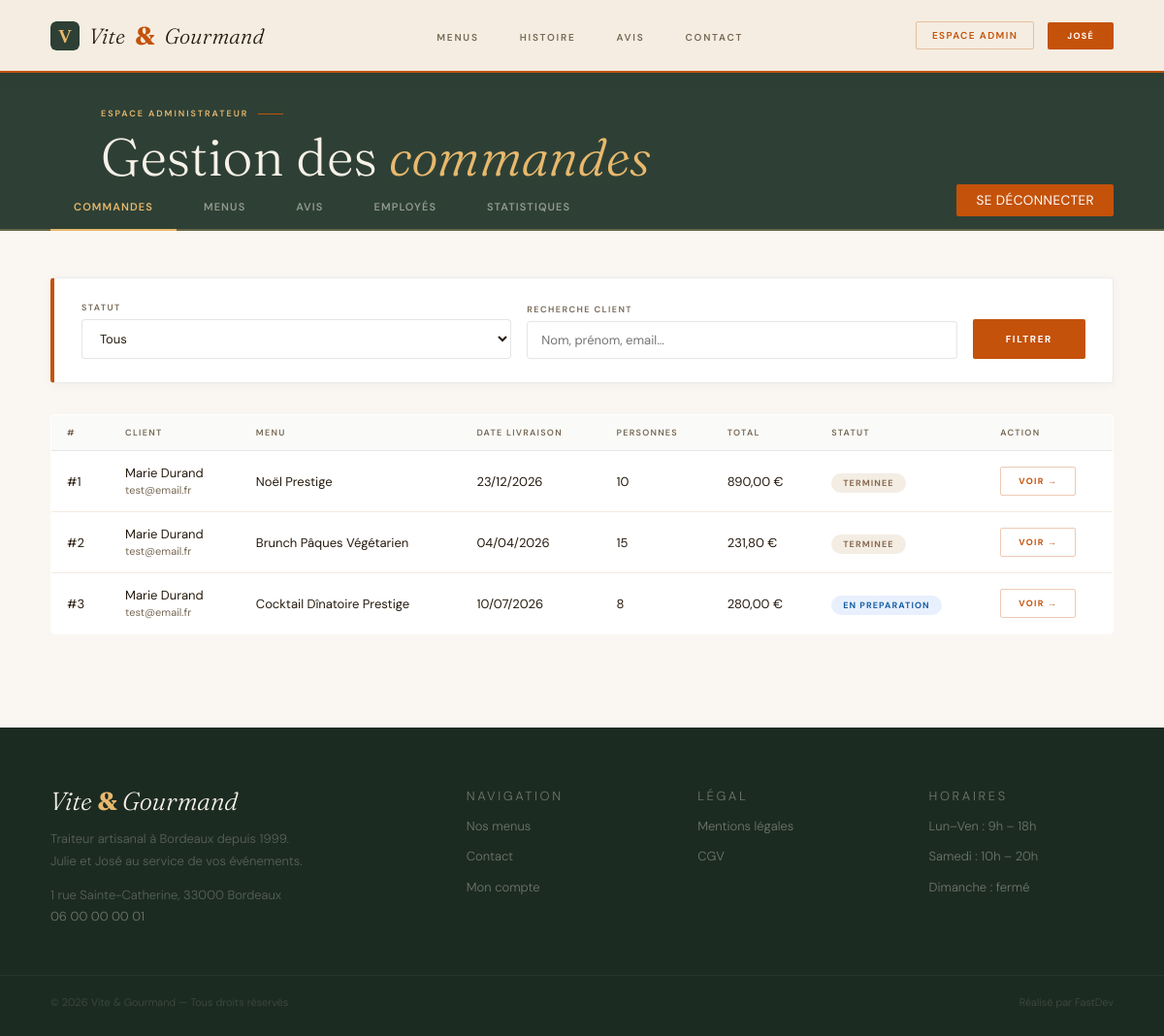
/admin (signed in), run on the app's committed database.
### tables this page shows
CREATE TABLE `commande` (
    `commande_id`     INT           NOT NULL AUTO_INCREMENT,
    `utilisateur_id`  INT           NOT NULL,
    `menu_id`         INT           NOT NULL,
    `nb_personnes`    INT           NOT NULL,
    `date_livraison`  DATE          NOT NULL,
    `heure_livraison` TIME          NOT NULL,
    `prix_menu`       DECIMAL(10,2) NOT NULL,
    `prix_livraison`  DECIMAL(10,2) NOT NULL,
    `prix_reduction`  DECIMAL(10,2) NOT NULL,
    `prix_total`      DECIMAL(10,2) NOT NULL,
    `pret_materiel`   BOOLEAN       NOT NULL DEFAULT 0,
    `restitution_materiel` BOOLEAN  NOT NULL DEFAULT 0,
    `motif_annulation`TEXT          NULL,
    `created_at`      DATETIME      NOT NULL DEFAULT CURRENT_TIMESTAMP,
    PRIMARY KEY (`commande_id`),
    CONSTRAINT `fk_commande_utilisateur` FOREIGN KEY (`utilisateur_id`) REFERENCES `utilisateur`(`utilisateur_id`),
    CONSTRAINT `fk_commande_menu` FOREIGN KEY (`menu_id`) REFERENCES `menu`(`menu_id`)
);

CREATE TABLE `utilisateur` (
  `utilisateur_id`    INT          NOT NULL AUTO_INCREMENT,
  `role_id`           INT          NOT NULL,
  `email`             VARCHAR(180) NOT NULL UNIQUE,
  `password`          VARCHAR(255) NOT NULL,
  `nom`               VARCHAR(80)  NOT NULL,
  `prenom`            VARCHAR(80)  NOT NULL,
  `telephone`         VARCHAR(20)  NOT NULL,
  `adresse`           VARCHAR(200) NOT NULL,
  `ville`             VARCHAR(100) NOT NULL,
  `code_postal`       VARCHAR(10)  NOT NULL,
  `pays`              VARCHAR(50)  NOT NULL,
  `actif`             BOOLEAN      NOT NULL DEFAULT 1,
  `created_at`        DATETIME     NOT NULL DEFAULT CURRENT_TIMESTAMP,
  PRIMARY KEY (`utilisateur_id`),
  CONSTRAINT `fk_util_role` FOREIGN KEY (`role_id`) REFERENCES `role`(`role_id`)
);

CREATE TABLE `menu` (
    `menu_id`         INT          NOT NULL AUTO_INCREMENT,
    `regime_id`       INT          NOT NULL,
    `theme_id`        INT          NOT NULL,
    `titre`           VARCHAR(150) NOT NULL,
    `description`     TEXT         NOT NULL,
    `nb_personnes_min`INT          NOT NULL,
    `prix_base`       DECIMAL(10,2)NOT NULL,
    `stock`           INT          NOT NULL,
    `image`           VARCHAR(255) NOT NULL,
    `actif`           BOOLEAN      NOT NULL DEFAULT 1,
    `created_at`      DATETIME     NOT NULL DEFAULT CURRENT_TIMESTAMP,
    PRIMARY KEY (`menu_id`),
    CONSTRAINT `fk_menu_regime` FOREIGN KEY (`regime_id`) REFERENCES `regime`(`regime_id`),
    CONSTRAINT `fk_menu_theme`  FOREIGN KEY (`theme_id`) REFERENCES `theme`(`theme_id`)
);

### core/Controller.php (called while the page is built, shortened)
<?php
abstract class Controller
{
    protected function render(string $view, array $data = []): void
    {
        extract($data);
        $viewPath = VIEWS_PATH . '/' . $view . '.php';
        require VIEWS_PATH . '/layouts/header.php';
        require $viewPath;
        require VIEWS_PATH . '/layouts/footer.php';
    }
    protected function requireAuth():void
    {
        $db = Database::getInstance();
        $stmt = $db->prepare('SELECT actif FROM utilisateur WHERE utilisateur_id = :id');
        $stmt->execute([':id' => $_SESSION['user']['id']]);
    }
}

### app/Controllers/AdminController.php (called while the page is built, shortened)
<?php
class AdminController extends Controller
{
    private CommandeModel $commandeModel;
    public function __construct()
    {
        $this->commandeModel = new CommandeModel();
    }
    private function requireAdmin(): void
    {
        $this->requireAuth();
    }
    public function index(): void
    {
        $this->requireAdmin();
        $statut    = $_GET['statut'] ?? '';
        $search    = $_GET['search'] ?? '';
        $page      = max(1, (int)($_GET['page'] ?? 1));
        $result    = $this->commandeModel->getAllFiltered($statut, $search, $page);
        $this->render('admin/index', [
            'title'      => 'Espace administrateur',
            'commandes'  => $result['data'],
            'statut'     => $statut,
            'search'     => $search,
            'pagination' => $result,
            'csrf'       => $this->csrfField(),
        ]);
    }
}

### public/index.php (called while the page is built, shortened)
<?php
require_once __DIR__ . '/../vendor/autoload.php';
require_once __DIR__ . '/../core/autoload.php';
require_once __DIR__ . '/../core/Router.php';
$router = new Router();
$router->add('GET',  '/',           'HomeController',  'index');
$router->add('GET',  '/menus',      'MenuController',  'index');
$router->add('GET',  '/menus/:id',  'MenuController',  'detail');
$router->add('GET',  '/connexion',   'AuthController', 'login');
$router->add('POST', '/connexion',   'AuthController', 'login');
$router->add('GET',  '/inscription', 'AuthController', 'register');
$router->add('POST', '/inscription', 'AuthController', 'register');
$router->add('POST', '/deconnexion', 'AuthController', 'logout');
$router->add('GET',  '/commande', 'CommandeController', 'index');
$router->add('POST', '/commande', 'CommandeController', 'store');
$router->add('GET',  '/mon-compte',               'UserController', 'index');
$router->add('GET',  '/mon-compte/commandes/:id', 'UserController', 'commande');
$router->add('POST', '/mon-compte/annuler',       'UserController', 'cancelCommande');
$router->add('GET',  '/mon-compte/profil',        'UserController', 'profil');
$router->add('POST', '/mon-compte/profil',        'UserController', 'profil');
$router->add('GET',  '/employe',              'EmployeController', 'index');
$router->add('GET',  '/employe/commande',     'EmployeController', 'commande');
$router->add('POST', '/employe/statut',       'EmployeController', 'updateStatut');
$router->add('GET',  '/employe/menus',        'EmployeController', 'menus');
$router->add('POST', '/employe/menus/toggle', 'EmployeController', 'toggleMenu');
$router->add('GET',  '/employe/avis',         'EmployeController', 'avis');
$router->add('POST', '/employe/avis/update',  'EmployeController', 'updateAvis');
$router->add('GET',  '/admin',                  'AdminController', 'index');
$router->add('GET',  '/admin/commande',         'AdminController', 'commande');
$router->add('POST', '/admin/statut',           'AdminController', 'updateStatut');
$router->add('GET',  '/admin/menus',            'AdminController', 'menus');
$router->add('POST', '/admin/menus/toggle',     'AdminController', 'toggleMenu');
$router->add('POST', '/admin/menus/stock',      'AdminController', 'updateStock');
$router->add('GET',  '/admin/avis',             'AdminController', 'avis');
$router->add('POST', '/admin/avis/update',      'AdminController', 'updateAvis');
$router->add('GET',  '/admin/employes',         'AdminController', 'employes');
$router->add('GET',  '/admin/employes/create',  'AdminController', 'createEmploye');
$router->add('POST', '/admin/employes/create',  'AdminController', 'createEmploye');
$router->add('POST', '/admin/employes/toggle',  'AdminController', 'toggleEmploye');
$router->add('GET',  '/admin/stats',            'AdminController', 'stats');
$router->add('GET',  '/contact', 'ContactController', 'index');
$router->add('POST', '/contact', 'ContactController', 'index');
$router->add('GET', '/mentions-legales', 'LegalController', 'mentions');
$router->add('GET', '/cgv',              'LegalController', 'cgv');
$router->add('GET',  '/mot-de-passe-oublie',          'AuthController', 'forgotPassword');
$router->add('POST', '/mot-de-passe-oublie',          'AuthController', 'forgotPassword');
$router->add('GET',  '/reinitialiser-mot-de-passe',   'AuthController', 'resetPassword');
$router->add('POST', '/reinitialiser-mot-de-passe',   'AuthController', 'resetPassword');
$router->dispatch();

### core/Model.php (called while the page is built, shortened)
<?php
abstract class Model
{
    public function __construct()
    {
        $this->db = Database::getInstance();
    }
}

### core/Database.php (called while the page is built, shortened)
<?php
class Database
{
    private static ?PDO $instance = null;
    private static bool $pingDone = false;
    public static function getInstance(): PDO
    {
        if (!self::$pingDone) {
            self::$pingDone = true;
            try {
                self::$instance->query('SELECT 1');
            } catch (PDOException $e) {
                self::$instance = null;
                self::connect();
            }
        }
        return self::$instance;
    }
    private static function connect(): void
    {
        try {
            self::$instance = new PDO(
                'mysql:host=' . DB_HOST . ';port=' . DB_PORT . ';dbname=' . DB_NAME . ';charset=' . DB_CHARSET,
                DB_USER,
                DB_PASS,
                [
                    PDO::ATTR_ERRMODE                  => PDO::ERRMODE_EXCEPTION,
                    PDO::ATTR_DEFAULT_FETCH_MODE       => PDO::FETCH_ASSOC,
                    PDO::ATTR_EMULATE_PREPARES         => false,
                    PDO::ATTR_PERSISTENT               => true,
                    PDO::MYSQL_ATTR_INIT_COMMAND       => "SET NAMES 'utf8mb4'",
                    PDO::MYSQL_ATTR_USE_BUFFERED_QUERY => true,
                ]
            );
        } catch(PDOException $e) {
            error_log('Database connection error: ' . $e->getMessage());
            die('Erreur de connexion à la base de données. Veuillez réessayer plus tard.');
        }
    }
}

### app/Models/CommandeModel.php (called while the page is built, shortened)
<?php
class CommandeModel extends Model
{
    public function getAllFiltered(string $statut = '', string $search = '', int $page = 1, int $perPage = 15): array
    {
        $where = ' WHERE 1=1';
        $params = [];
        $from = '
            FROM commande c
            JOIN menu m ON c.menu_id = m.menu_id
            JOIN utilisateur u ON c.utilisateur_id = u.utilisateur_id
            LEFT JOIN suivi_commande s ON s.suivi_id = (
                SELECT MAX(suivi_id) FROM suivi_commande WHERE commande_id = c.commande_id
            )
        ';
        $countStmt = $this->db->prepare('SELECT COUNT(*) ' . $from . $where);
        $countStmt->execute($params);
        $total = (int) $countStmt->fetchColumn();
        $offset = ($page - 1) * $perPage;
        $sql = 'SELECT c.*, m.titre AS menu_titre, u.nom, u.prenom, u.email, u.telephone, s.statut AS statut_actuel'
             . $from . $where . ' ORDER BY c.created_at DESC LIMIT ' . $perPage . ' OFFSET ' . $offset;
        $stmt = $this->db->prepare($sql);
        $stmt->execute($params);
        return [
            'data'       => $stmt->fetchAll(),
            'total'      => $total,
            'page'       => $page,
            'perPage'    => $perPage,
            'totalPages' => max(1, (int) ceil($total / $perPage)),
        ];
    }
}

### core/autoload.php (called while the page is built, shortened)
<?php
spl_autoload_register(function (string $class): void {
    $paths = [
        ROOT_PATH . '/app/Controllers/' . $class . '.php',
        ROOT_PATH . '/app/Models/' . $class . '.php',
        ROOT_PATH . '/core/' . $class . '.php',
    ];
    foreach ($paths as $path) {
        if (file_exists($path)) {
            return;
        }
    }
});

### app/Views/admin/index.php (the view, shortened to what this page needs)
<main>
<section class="employe-s">
    <div class="user-header reveal">
        <div class="wrap">
            <p class="kicker">Espace administrateur</p>
            <h1 class="sec-h2">Gestion des <em>commandes</em></h1>
        </div>
    </div>
    <div class="user-nav">
        <a href="/admin" class="user-nav-link active">Commandes</a>
        <a href="/admin/menus" class="user-nav-link">Menus</a>
        <a href="/admin/avis" class="user-nav-link">Avis</a>
        <a href="/admin/employes" class="user-nav-link">Employés</a>
        <a href="/admin/stats" class="user-nav-link">Statistiques</a>
        <form method="POST" action="/deconnexion" style="display:inline;"><?= $_csrf_field ?><button type="submit" class="user-nav-link user-nav-logout">Se déconnecter</button></form>
    </div>
    <div class="wrap">
        <form method="GET" action="/admin" class="employe-filtres">
            <div class="filtre-group">
                <label>Statut</label>
                <select name="statut">
                    <option value="">Tous</option>
                </select>
            </div>
            <div class="filtre-group">
                <label>Recherche client</label>
                <input type="text" name="search" placeholder="Nom, prénom, email..."
                       value="<?= htmlspecialchars($search) ?>">
            </div>
            <button type="submit" class="hbtn"><span>Filtrer</span></button>
        </form>
        <div class="employe-table-wrap">
            <table class="employe-table">
                <thead>
                    <tr>
                        <th>#</th>
                        <th>Client</th>
                        <th>Menu</th>
                        <th>Date livraison</th>
                        <th>Personnes</th>
                        <th>Total</th>
                        <th>Statut</th>
                        <th>Action</th>
                    </tr>
                </thead>
                <tbody>
                    <?php if (empty($commandes)): ?>
                        <tr><td colspan="8" style="text-align:center;padding:24px;color:#776855;">Aucune commande trouvée</td></tr>
                    <?php else: ?>
                        <?php foreach ($commandes as $commande): ?>
                        <tr>
                            <td>#<?= $commande['commande_id'] ?></td>
                            <td>
                                <?= htmlspecialchars($commande['prenom']) ?> <?= htmlspecialchars($commande['nom']) ?><br>
                                <small><?= htmlspecialchars($commande['email']) ?></small>
                            </td>
                            <td><?= htmlspecialchars($commande['menu_titre']) ?></td>
                            <td><?= date('d/m/Y', strtotime($commande['date_livraison'])) ?></td>
                            <td><?= $commande['nb_personnes'] ?></td>
                            <td><?= number_format($commande['prix_total'], 2, ',', ' ') ?> €</td>
                            <td>
                                <span class="commande-statut commande-statut-<?= htmlspecialchars($commande['statut_actuel']) ?>">
                                    <?= htmlspecialchars(ucfirst(str_replace('_', ' ', $commande['statut_actuel']))) ?>
                                </span>
                            </td>
                            <td>
                                <a href="/admin/commande?id=<?= $commande['commande_id'] ?>" class="menu-link">Voir →</a>
                            </td>
                        </tr>
                        <?php endforeach; ?>
                    <?php endif; ?>
                </tbody>
            </table>
        </div>
    </div>
</section>
</main>

### core/Router.php (shortened to what this page needs)
<?php
class Router
{
    private array $routes = [];
    public function add(string $method, string $path, string $controller, string $action): void
    {
        $this->routes[] = [
            'method' => strtoupper($method),
            'path' => $path,
            'controller' => $controller,
            'action' => $action,
        ];
    }
    public function dispatch(): void
    {
        $method = $_SERVER['REQUEST_METHOD'];
        $uri = parse_url($_SERVER['REQUEST_URI'], PHP_URL_PATH);
        $uri = $uri ?: '/';
        foreach ($this->routes as $route) {
            if ($route['method'] !== $method) continue;
            $pattern = preg_replace('#:([a-zA-Z]+)#', '([^/]+)', $route['path']);
            $pattern = '#^' . $pattern . '$#';
            if (preg_match($pattern, $uri, $matches)) {
                $action          = $route['action'];
                $controller      = new $controllerClass();
                $controller->$action();
                return;
            }
        }
        require VIEWS_PATH . '/layouts/header.php';
        require VIEWS_PATH . '/layouts/footer.php';
    }
}

### data on the page
commande: commande_id "1", utilisateur.prenom "Marie", utilisateur.nom "Durand", utilisateur.email "test@email.fr", menu.titre "Noël Prestige", date_livraison "23/12/2026", nb_personnes "10", prix_total "890,00", statut_actuel "TERMINEE"
commande: commande_id "2", utilisateur.prenom "Marie", utilisateur.nom "Durand", utilisateur.email "test@email.fr", menu.titre "Brunch Pâques Végétarien", date_livraison "04/04/2026", nb_personnes "15", prix_total "231,80", statut_actuel "TERMINEE"
commande: commande_id "3", utilisateur.prenom "Marie", utilisateur.nom "Durand", utilisateur.email "test@email.fr", menu.titre "Cocktail Dînatoire Prestige", date_livraison "10/07/2026", nb_personnes "8", prix_total "280,00", statut_actuel "EN PREPARATION"
